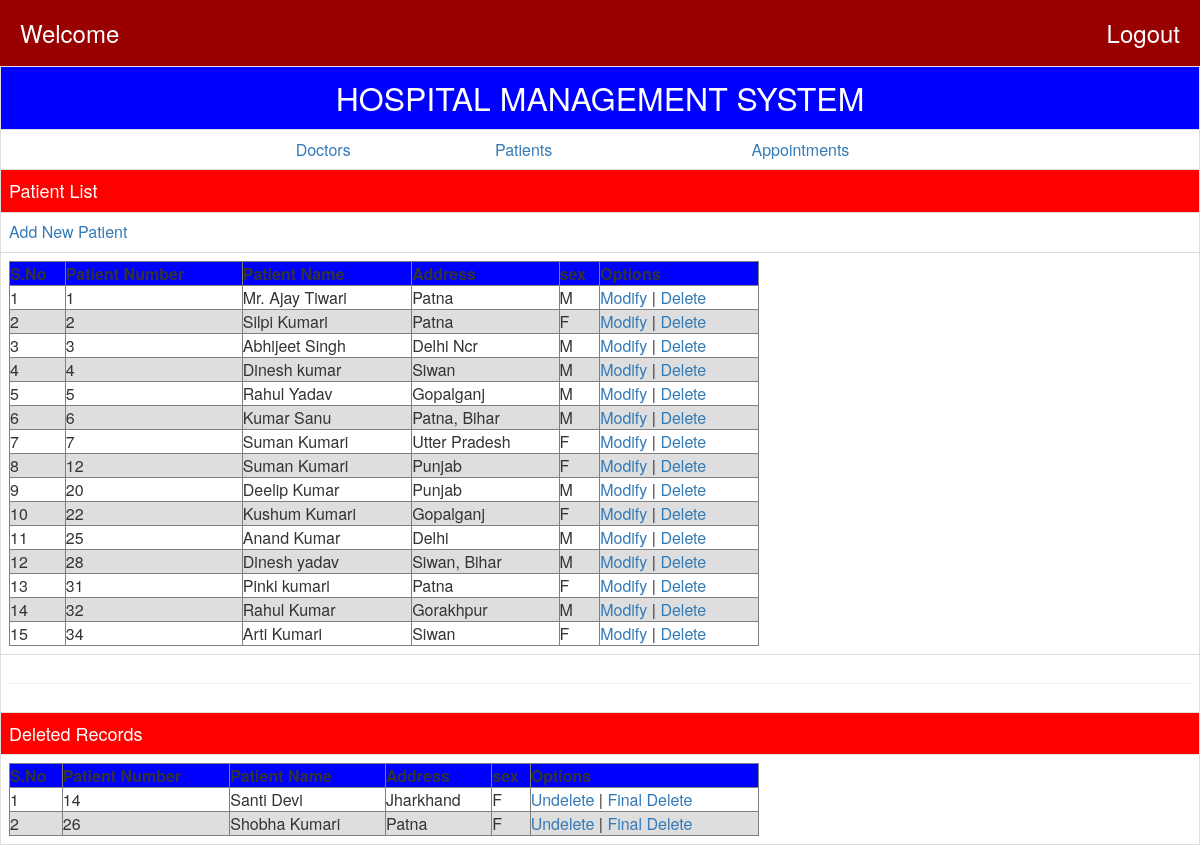
Page /PLIST.php on the committed database.
### tables this page shows
CREATE TABLE `patient` (
  `pno` int(11) NOT NULL,
  `pname` varchar(30) NOT NULL,
  `paddr` varchar(30) NOT NULL,
  `psex` varchar(1) NOT NULL,
  `pshow` varchar(1) NOT NULL DEFAULT 'Y'
);

### PLIST.php (the view, shortened to what this page needs)
<?php
require('connection.php');
?>
<html>
    <head>
        <link rel="stylesheet" href="css/bootstrap.css"/>
    </head>
    <body>
        <table class="table table-bordered">
            <tr bgcolor=blue>
                <td align=center><font SIZE=6 color=white>HOSPITAL MANAGEMENT SYSTEM</font></td>
            </tr>
            <tr>
                <td>
                    <table align=center width=750 cellspacing=0 cellpadding=5>
                        <tr>
                            <td align=center><a href=dlist.php>Doctors</td>
                            <td align=center><a href=plist.php>Patients</td>
                            <td align=center><a href=alist.php>Appointments</td>
                    </table>
                </td>
            </tr>
            <tr bgcolor=red>
                <td ><font size=4 color=white>Patient List</font></td>
            </tr>
            <tr>
                <td><a href=padd.php>Add New Patient</a></td>
            </tr>
            <tr>
                <td>
                    <table width=750 cellspacing=0 cellpadding=5 border=1>
                        <tr bgcolor=blue>
                            <th align=center>S.No</th>
                            <th align=center>Patient Number</th>
                            <th align=center>Patient Name</th>
                            <th align=center>Address</th>
                            <th align=center>sex</th>
                            <th align=center>Options</th>
                        </tr>
                        <?php
                        $rs1=mysqli_query($conn,"SELECT * from patient where pshow='Y' order by pno;");
                        $sno=1;
                        $c=0;
                        while( $row=mysqli_fetch_array($rs1))
                        {
                            $c=$c+1;
                            if($c%2==0)
                                $bg='#dedede';
                            else
                                $bg='#fff';
                            echo "<tr><td bgcolor=$bg>$sno</td><td bgcolor=$bg>$row[0]</td><td bgcolor=$bg>$row[1]</td><td bgcolor=$bg>$row[2]</td><td bgcolor=$bg>$row[3]</td><td bgcolor=$bg><a href=pmod.php?rno=".$row[0].">Modify</a> | <a href=pdel.php?rno=".$row[0].">Delete</a></td></tr>";
                            $sno++;
                        }
                        ?>
                    </table>
                </td>
            </tr>
            <tr>
                <td align=center><hr></td>
            </tr>
            <tr bgcolor=red>
                <td><font size=4 color=white>Deleted Records</font></td>
            </tr>
            <tr>
                <td>
                    <table width=750 cellspacing=0 cellpadding=5 border=1>
                        <tr bgcolor=blue>
                            <th align=center>S.No</th>
                            <th align=center>Patient Number</th>
                            <th align=center>Patient Name</th>
                            <th align=center>Address</th>
                            <th align=center>sex</th>
                            <th align=center>Options</th>
                        </tr>
                        <?php
                        $rs2=mysqli_query($conn,"SELECT * from patient where pshow='N' order by pno;");
                        $sno=1;
                        $c=0;
                        while( $row=mysqli_fetch_array($rs2))
                        {
                            $c=$c+1;
                            if($c%2==0)
                                $bg='#dedede';
                            else
                                $bg='#fff';
                            echo "<tr><td bgcolor=$bg>$sno</td><td bgcolor=$bg>$row[0]</td><td bgcolor=$bg>$row[1]</td><td bgcolor=$bg>$row[2]</td><td bgcolor=$bg>$row[3]</td><td bgcolor=$bg><a href=Pundel.php?rno=".$row[0].">Undelete</a> | <a href=pdel.php?fno=".$row[0].">Final Delete</a></td></tr>";
                            $sno++;
                        }
                        ?>
                    </table>
                </td>
            </tr>
        </table>
    </body>
</html>

### rows in the picture
patient: pno "1", pname "Mr. Ajay Tiwari", paddr "Patna", psex "M"
patient: pno "2", pname "Silpi Kumari", paddr "Patna", psex "F"
patient: pno "3", pname "Abhijeet Singh", paddr "Delhi Ncr", psex "M"
patient: pno "4", pname "Dinesh kumar", paddr "Siwan", psex "M"
patient: pno "5", pname "Rahul Yadav", paddr "Gopalganj", psex "M"
patient: pno "6", pname "Kumar Sanu", paddr "Patna, Bihar", psex "M"
patient: pno "7", pname "Suman Kumari", paddr "Utter Pradesh", psex "F"
patient: pno "12", pname "Suman Kumari", paddr "Punjab", psex "F"
patient: pno "20", pname "Deelip Kumar", paddr "Punjab", psex "M"
patient: pno "22", pname "Kushum Kumari", paddr "Gopalganj", psex "F"
patient: pno "25", pname "Anand Kumar", paddr "Delhi", psex "M"
patient: pno "28", pname "Dinesh yadav", paddr "Siwan, Bihar", psex "M"
patient: pno "31", pname "Pinki kumari", paddr "Patna", psex "F"
patient: pno "32", pname "Rahul Kumar", paddr "Gorakhpur", psex "M"
patient: pno "34", pname "Arti Kumari", paddr "Siwan", psex "F"
patient: pno "14", pname "Santi Devi", paddr "Jharkhand", psex "F"
patient: pno "26", pname "Shobha Kumari", paddr "Patna", psex "F"
